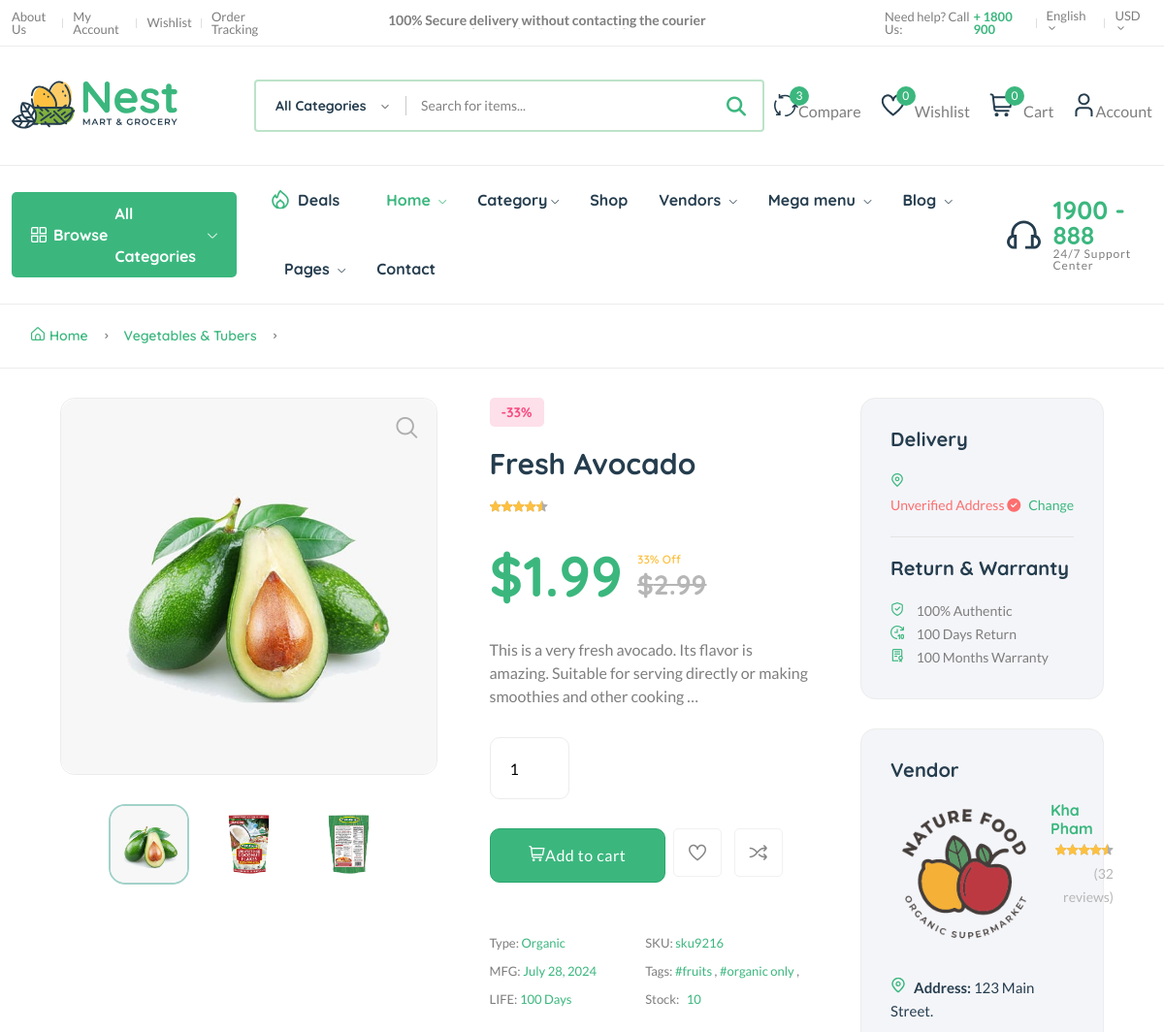
The app's page /products/prdFx8BZjahke (upper part), older data.
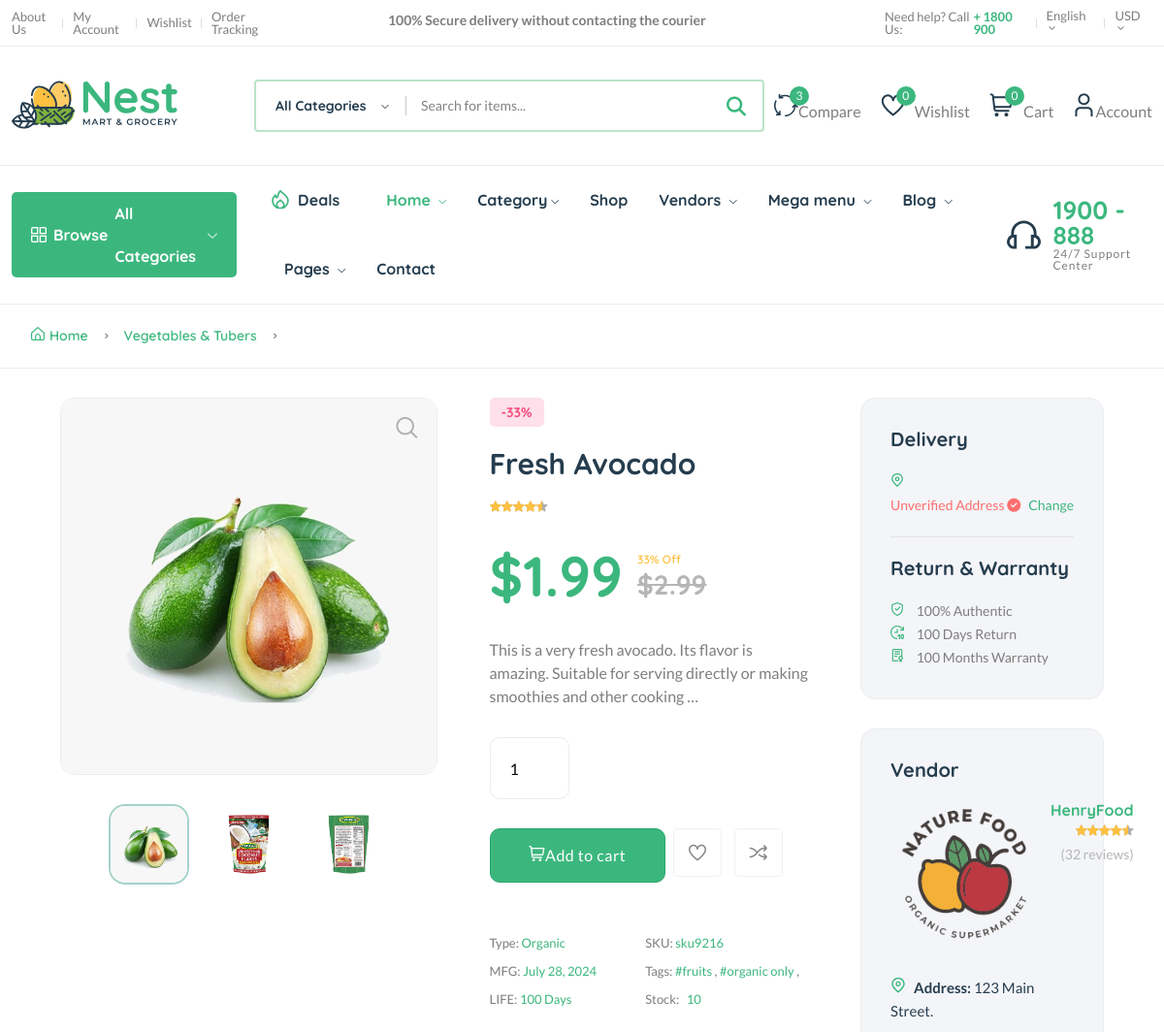
The same page, newer data.
### core/models.py (models this page shows, shortened)
class Product(models.Model):
    pid = ShortUUIDField(unique=True, length=10, prefix="prd")
    title = models.CharField(max_length=255, default="New product")
    image = models.ImageField(upload_to=user_directory_path, default="product.jpg")
    description = CKEditor5Field(null=True, blank=True, default="This is the new product", config_name="extends")
    user = models.ForeignKey(User, on_delete=models.SET_NULL, null=True)
    category = models.ForeignKey(Category, on_delete=models.SET_NULL, null=True, related_name="products")
    vendor = models.ForeignKey(Vendor, on_delete=models.SET_NULL, null=True, related_name="products")
    price = models.DecimalField(max_digits=6, decimal_places=2, default="1.99")
    old_price = models.DecimalField(max_digits=6, decimal_places=2, default="2.99")
    specifications = CKEditor5Field(null=True, blank=True, config_name="extends")
    type = models.CharField(max_length=255, default="Organic", null=True, blank=True)
    stock = models.IntegerField(default=10, null=True, blank=True)
    life = models.CharField(max_length=100, default="100 Days", null=True, blank=True)
    mfg = models.DateTimeField(auto_now_add=False, null=True, blank=True)
    tags = TaggableManager(blank=True)
    product_status = models.CharField(choices=STATUSES, max_length=10, default="in_review")
    status = models.BooleanField(default=True)
    in_stock = models.BooleanField(default=True)
    featured = models.BooleanField(default=False)
    digital =  models.BooleanField(default=False)
    sku = ShortUUIDField(unique=True, length=4, max_length=10, prefix="sku", alphabet="1234567890")
    date = models.DateTimeField(auto_now_add=True)
    updated = models.DateTimeField(null=True, blank=True)
    class Meta:
        verbose_name_plural = "Products"
    def get_percentage(self):
        new_price = (self.old_price - self.price) / self.old_price * 100
        return new_price

class Vendor(models.Model):
    vid = ShortUUIDField(unique=True, length=10, prefix="ven")
    title = models.CharField(max_length=255, default="New vendor")
    image = models.ImageField(upload_to=user_directory_path, default="vendor.jpg")
    cover_image = models.ImageField(upload_to=user_directory_path, default="vendor.jpg")
    description = CKEditor5Field(null=True, blank=True, default="This is the new vendor", config_name="extends")
    address = models.CharField(max_length=255, default="123 Main Street.")
    contact = models.CharField(max_length=255, default="+123 (456) 789")
    chat_response_time = models.CharField(max_length=100, default="100")
    shipping_on_time = models.CharField(max_length=100, default="100")
    authentic_rating = models.CharField(max_length=100, default="100")
    days_return = models.CharField(max_length=100, default="100")
    warranty_period = models.CharField(max_length=100, default="100")
    user = models.ForeignKey(User, on_delete=models.CASCADE)
    date = models.DateTimeField(auto_now_add=True, null=True, blank=True)
    class Meta:
        verbose_name_plural = "Vendors"
    def __str__(self):
        return self.title

### core/views.py (the view)
# urls.py: path("products/<str:pid>", views.product_detail_view, name="product-detail"),
def product_detail_view(request, pid):
    product = get_object_or_404(Product, pid=pid)
    products = Product.objects.filter(category=product.category).exclude(pid=pid)
    reviews = product.reviews.all().order_by("-date")
    average_rating = reviews.aggregate(rating=Avg('rating'))
    p_image = product.product_images.all()
    vendor = product.vendor
    review_form = ProductReviewForm()
    is_authenticated = request.user.is_authenticated
    allow_to_add_review = True
    if is_authenticated:
        user_review_count = reviews.filter(user=request.user, product=product).count()
        if user_review_count > 0:
            allow_to_add_review = False
    return render(request, "core/product-detail.html", {
        "product": product,
        "vendor": vendor,
        "products": products,
        "p_image": p_image,
        "reviews": reviews,
        "average_rating": average_rating,
        "review_form": review_form,
        "is_logged_in": is_authenticated,
        "allow_to_add_review": allow_to_add_review,
    })

### core/forms.py
class ProductReviewForm(forms.ModelForm):
    review = forms.CharField(widget=forms.Textarea(attrs={'placeholder': "Write your review about the product "}))
    class Meta:
        model = ProductReview
        fields = ['review', 'rating']

### core/context_processors.py (called while the page is built)
def default(request):
    categories = Category.objects.all()
    vendors = Vendor.objects.all()
    min_max_price = Product.objects.aggregate(Min("price"), Max("price"))
    user_wishlist = []
    if request.user.is_authenticated:
        user_wishlist = [item.product.pid for item in WishList.objects.filter(user=request.user)]
    try:
        address = Address.objects.get(user=request.user)
    except:
        address = None
    return {
        'categories': categories,
        'vendors': vendors,
        'address': address,
        'min_max_price': min_max_price,
        'user_wishlist': user_wishlist,
    }

### core/templatetags/custom_tags.py (called while the page is built)
@register.filter(name='times')
def times(number):
    return range(number)

### userauths/models.py (called while the page is built)
    def __str__(self):
        return self.username

### templates/core/product-detail.html (shortened to what the changed rows need)
{% extends 'partials/base.html' %} {% load custom_tags %} {% load static %} {% block content %}
<main class="main">
  <div class="container mb-30">
    <div class="row">
      <div class="col-xl-11 col-lg-12 m-auto">
        <div class="row">
          <div class="col-xl-9">
            <div class="product-detail accordion-detail">
              <div class="row mb-50 mt-30">
                <div class="col-md-6 col-sm-12 col-xs-12 mb-md-0 mb-sm-5">
                  <div class="detail-gallery">
                    <div class="product-image-slider">
                      <figure class="border-radius-10">
                        <img src="{{product.image.url}}" alt="product image" />
                      </figure>
                    </div>
                    <div class="slider-nav-thumbnails">
                      <div>
                        <img src="{{product.image.url}}" alt="product image" />
                      </div>
                    </div>
                  </div>
                </div>
                <div class="col-md-6 col-sm-12 col-xs-12">
                  <div class="detail-info pr-30 pl-30">
                    <span class="stock-status out-stock">
                      -{{product.get_percentage|floatformat:0}}%
                    </span>
                    <h2 class="title-detail">{{product.title}}</h2>
                    <div class="product-detail-rating">
                      <div class="product-rate-cover text-end">
                      </div>
                    </div>
                    <div class="clearfix product-price-cover">
                      <div class="product-price primary-color float-left">
                        <span class="current-price text-brand"
                          ><span>$</span><span class="current-product-price-">{{product.price}}</span></span
                        >
                        <span>
                          <span class="save-price font-md color3 ml-15"
                            >{{product.get_percentage|floatformat:0}}% Off</span
                          >
                          <span class="old-price font-md ml-15"
                            >${{product.old_price}}</span
                          >
                        </span>
                      </div>
                    </div>
                    <div class="short-desc mb-30">
                      <p class="font-lg">
                        {{product.description|safe|truncatewords:20}}
                      </p>
                    </div>
                    <div class="detail-extralink mb-50">
                      <input type="number" value="1" class="w-25 mb-30 product-quantity-" min="1"> <br>
                      <div class="product-extra-link2">
                      </div>
                    </div>
                    <div class="font-xs">
                      <ul class="mr-50 float-start">
                        <li class="mb-5">
                          Type:
                          <span class="text-brand"> {{product.type}}</span>
                        </li>
                        <li class="mb-5">
                          MFG:<span class="text-brand">
                            {{product.mfg|date}}</span
                          >
                        </li>
                        <li>
                          LIFE:
                          <span class="text-brand"> {{product.life}}</span>
                        </li>
                      </ul>
                      <ul class="float-start">
                        <li class="mb-5">
                          SKU: <a href="#"> {{product.sku}}</a>
                        </li>
                        <li>
                          Stock:<span class="in-stock text-brand ml-5">
                            {{product.stock}}</span
                          >
                        </li>
                      </ul>
                    </div>
                  </div>
                </div>
              </div>
            </div>
          </div>
          <div class="col-xl-3 primary-sidebar sticky-sidebar mt-30">
            <div
              class="sidebar-widget widget-delivery mb-30 bg-grey-9 box-shadow-none"
            >
              <ul>
                <li>
                  <i class="fi fi-rs-shield-check mr-10 text-brand"></i>
                  <span> {{product.vendor.authentic_rating}}% Authentic </span>
                </li>
                <li>
                  <i class="fi fi-rs-time-forward-ten mr-10 text-brand"></i>
                  <span> {{product.vendor.days_return }} Days Return</span>
                </li>
                <li>
                  <i class="fi fi-rs-diploma mr-10 text-brand"></i>
                  <span>
                    {{product.vendor.warranty_period}} Months Warranty
                  </span>
                </li>
              </ul>
            </div>
            <div
              class="sidebar-widget widget-vendor mb-30 bg-grey-9 box-shadow-none"
            >
              <div class="vendor-logo d-flex mb-30">
                <img src="{{product.vendor.image.url}}" alt="" />
                <div class="vendor-name ml-15">
                  <h6>
                    <a href="vendor-details-2.html">{{product.vendor}}</a>
                  </h6>
                  <div class="product-rate-cover text-end">
                  </div>
                </div>
              </div>
            </div>
          </div>
        </div>
      </div>
    </div>
  </div>
</main>
{% endblock content %}

Row changes from the older to the newer data that the page shows:
changed through a linked row, Product "Fresh Avocado": vendor "Kha Pham" → "HenryFood"
